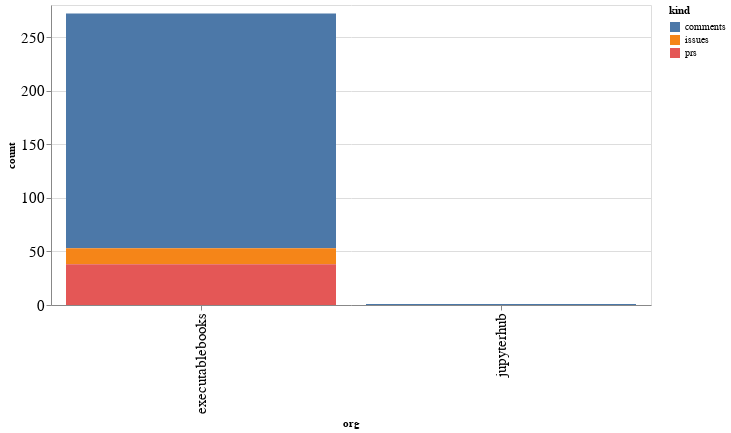

Notebook code cell kept with this figure:
### Code cell
alt.Chart(org_summaries, width=600).mark_bar().encode(
    x='org',
    y='count',
    color='kind',
    tooltip="org"
)

### Figure 1 — Vega-Lite specification as saved in the notebook (floating-point values rounded to 4 significant figures)
{"config": {"axisLeft": {"labelFontSize": 15}, "axisBottom": {"labelFontSize": 15}}, "data": {"name": "data-70ceee658bb4ecd0340f40261f67174d"}, "mark": "bar", "encoding": {"color": {"type": "nominal", "field": "kind"}, "tooltip": {"type": "nominal", "field": "org"}, "x": {"type": "nominal", "field": "org"}, "y": {"type": "quantitative", "field": "count"}}, "width": 600, "$schema": "https://vega.github.io/schema/vega-lite/v4.8.1.json", "datasets": {"data-70ceee658bb4ecd0340f40261f67174d": [{"org": "executablebooks", "kind": "comments", "count": 219}, {"org": "executablebooks", "kind": "issues", "count": 15}, {"org": "executablebooks", "kind": "prs", "count": 38}, {"org": "jupyterhub", "kind": "comments", "count": 1}]}}
